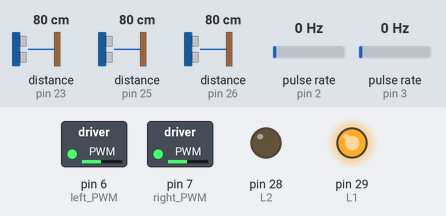
Simulated run of this sketch. Board: Arduino Mega 2560, built with avr-gcc and run on an emulated ATmega2560. Shown: switched loads named in the sketch (green lamp = pin HIGH), output pins drawn as LEDs (lit = HIGH). Wiring (inferred from the names in the program): 3 × ultrasonic range finder: trigger pin 22, echo pin 23 / trigger pin 24, echo pin 25 / trigger pin 27, echo pin 26; 2 × pulse sensor: data pin 2 / data pin 3. Dashed ring = blinking. The test bench sets the inputs (shaded band); at power-on: distance to the obstacle (sensors on pin 23, pin 25, pin 26) 80 cm, pulse rate (sensors on pin 2, pin 3) 0 Hz. The echo pulse lasts 58.3 µs per cm; pins used as bus, display or sensor lines are not drawn; what the sketch prints to the serial monitor is not drawn.

Above: at 1.2 s.
1.3 s: distance to the obstacle (sensor on pin 23) set to 2 cm
At 2.4 s:
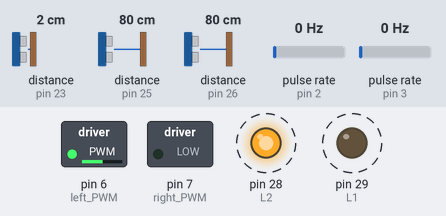
4.3 s: distance to the obstacle (sensor on pin 25) set to 2 cm
At 5.2 s:
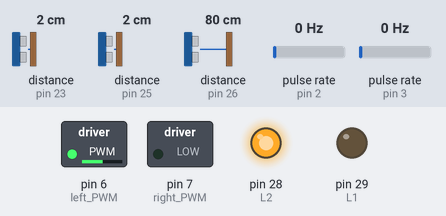
7.3 s: distance to the obstacle (sensor on pin 26) set to 13 cm
10.3 s: distance to the obstacle (sensor on pin 26) set to 10 cm
At 11.0 s:
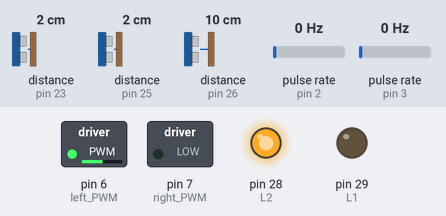
Timing chart, 0 to 13.3 s (numbered marks = the images above; inputs shaded):
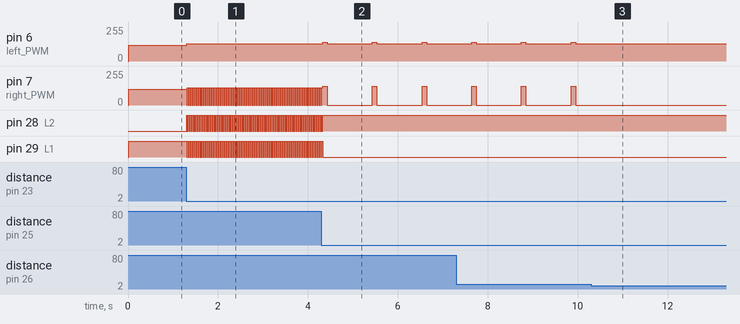

The sketch:

A.ino
```cpp
int trig1 = 24;
int trig2 = 27;
int trig3 = 22;

int echo1 = 25; // Front D1 , T1
int echo2 = 26; // Left  D2 , T2
int echo3 = 23; // Right D3 , T3

//int IR = 8;

int L1 = 29;  // Left Moter Forwerd
int L2 = 28;  // Left Moter Backwerd
int R1 = 30;  // Right Moter Forwerd
int R2 = 31; // Right Moter Backwerd

long T1, T2, T3;
long D1, D2, D3;

int s = 10; // Minimum Distance
int t = 80; // Robot Stop Delay

#define encoder0Pin_left 2  // yellow
#define encoder0Pin_right 3   // yellow
volatile int count_left, countold_left;
volatile int count_right, countold_right;

void sensor1_left()
{

  count_left++;
}

void sensor1_right()
{

  count_right++;
}

void turn_right(int wait) {
  count_left = 0;
  while (count_left < wait) {

    digitalWrite(L1, HIGH);
    analogWrite(7, 85);
    digitalWrite(L2, LOW);
    digitalWrite(R1, LOW);
    digitalWrite(R2, HIGH);
    analogWrite(6, 85);
    Serial.print("left = ");
    Serial.println(count_left);
  }

}

void turn_left(int wait) {
  count_right = 0;
  while (count_right < wait) {
    digitalWrite(L1, LOW);
    digitalWrite(L2, HIGH);
    analogWrite(7, 85);
    digitalWrite(R1, HIGH);
    analogWrite(6, 85);
    digitalWrite(R2, LOW);
    Serial.print("right = ");
    Serial.println(count_right);
  }

}

void setup() {
  count_left = 0;
  countold_left = 0;
  digitalPinToInterrupt(3);
  pinMode(encoder0Pin_left, INPUT_PULLUP);
  attachInterrupt(0, sensor1_left, FALLING);

  count_right = 0;
  countold_right = 0;
  pinMode(encoder0Pin_right, INPUT_PULLUP);
  attachInterrupt(1, sensor1_right, FALLING);

  pinMode(trig1, OUTPUT);
  pinMode(trig2, OUTPUT);
  pinMode(trig3, OUTPUT);

  pinMode(echo1, INPUT);
  pinMode(echo2, INPUT);
  pinMode(echo3, INPUT);

  //pinMode(IR, INPUT);

  pinMode(30, OUTPUT);
  pinMode(31, OUTPUT);
  pinMode(29, OUTPUT);
  pinMode(28, OUTPUT);

  pinMode(6, OUTPUT); //left PWM
  pinMode(7, OUTPUT); //right PWM

  Serial.begin(115200);


}

void loop() {

  digitalWrite(trig1, LOW);
  delayMicroseconds(2);
  digitalWrite(trig1, HIGH);
  delayMicroseconds(10);
  digitalWrite(trig1, LOW);
  T1 = pulseIn(echo1, HIGH); // Front Time
  D1 = T1 * 0.034 / 2; // front Distence (cm)

  digitalWrite(trig2, LOW);
  delayMicroseconds(2);
  digitalWrite(trig2, HIGH);
  delayMicroseconds(10);
  digitalWrite(trig2, LOW);
  T2 = pulseIn(echo2, HIGH); // Left Time
  D2 = T2 * 0.034 / 2; // Left Distence (cm)

  digitalWrite(trig3, LOW);
  delayMicroseconds(2);
  digitalWrite(trig3, HIGH);
  delayMicroseconds(10);
  digitalWrite(trig3, LOW);
  T3 = pulseIn(echo3, HIGH); // Right Time
  D3 = T3 * 0.034 / 2; // Right Distence (cm)

  Serial.print("D1=");
  Serial.print(D1);      // \t \t \t \t \t \t \t \t \t \t
  Serial.print(" \t");
  Serial.print("D2=");
  Serial.print(D2);
  Serial.print(" \t");
  Serial.print("D3=");
  Serial.println(D3);
  //  /////////////////////////////////////////////////////////////////////////////////////////////////////////////

  if ( D1 > s && D2 > s && D3 > s ) {

    digitalWrite(L1, HIGH); // Left Wheel Forward
    analogWrite(6, 120);
    digitalWrite(L2, LOW);
    digitalWrite(R1, HIGH); // Right Wheel Forward
    analogWrite(7, 120);
    digitalWrite(R2, LOW);  // Therefor Robot go forward
    delay(30);
  }

  //  /////////////////////////////////////////////////////////////////////////////////////////////////////////////
  //  //Left Turn Bit

  if ( D1 > s  && D2 > s && D3 < s) //> lakuna thama seen 1
  {

    digitalWrite(L1, LOW); // Left Wheel Forward
    analogWrite(6, 0);
    digitalWrite(L2, HIGH);
    analogWrite(6, 130);
    digitalWrite(R1, HIGH);  // Right Wheel Stop
    analogWrite(7, 130);
    digitalWrite(R2, LOW);  // Therefor Robot Turned Right
    analogWrite(7, 0);
    delay(20);
    digitalWrite(L1, HIGH); // Left Wheel Forward
    analogWrite(7, 130);
    digitalWrite(L2, LOW);
    digitalWrite(R1, HIGH); // Right Wheel Forward
    analogWrite(6, 130);
    digitalWrite(R2, LOW);  // Therefor Robot go forward
    delay(10);
  }


  //  /////////////////////////////////////////////////////////////////////////////////////////////////////////////
  // Right Turn Bit

  if ( D1 > s  && D2 < D3 && D3 > s) //<lakuna thama seen 1
  {

    digitalWrite(L1, HIGH);  // Left Wheel Stop
    analogWrite(6, 130);
    digitalWrite(L2, LOW);
    analogWrite(6, 0);
    digitalWrite(R1, LOW); // Right Wheel Forward
    analogWrite(7, 0);
    digitalWrite(R2, HIGH);  // Therefor Robot Turned Left
    analogWrite(7, 130);
    delay(20);
    digitalWrite(L1, HIGH); // Left Wheel Forward
    analogWrite(6, 130);
    digitalWrite(L2, LOW);
    digitalWrite(R1, HIGH); // Right Wheel Forward
    analogWrite(7, 130);
    digitalWrite(R2, LOW);  // Therefor Robot go forward
    delay(10);
  }
  //  /////////////////////////////////////////////////////////////////////////////////////////////////////////////
  //
  //  // Robot Near The Infrontof Barrier


  if (D1 < s && D2 > s && D3 < D2) {
    digitalWrite(L1, LOW);  //backward karala
    analogWrite(6, 0);
    digitalWrite(L2, HIGH);
    analogWrite(6, 140);
    digitalWrite(R1, LOW);
    analogWrite(7, 0);
    digitalWrite(R2, HIGH);
    analogWrite(7, 140);
    delay(100);  // Robot Stop 't' Time

    digitalWrite(L1, LOW); // Left Wheel Forward
    analogWrite(6, 0);
    digitalWrite(L2, HIGH);
    analogWrite(6, 130);
    digitalWrite(R1, HIGH); // Right Wheel Forward
    analogWrite(7, 130);
    digitalWrite(R2, LOW);  // Therefor Robot go forward
    analogWrite(7, 0);
    delay(1000); // Robot Turn Right 't'
    /*
        digitalWrite(L1, LOW); // Left Wheel Forward
        analogWrite(6, 0);
        digitalWrite(L2, HIGH);
        analogWrite(6, 130);
        digitalWrite(R1, HIGH);  // Right Wheel Stop
        analogWrite(7, 150);
        digitalWrite(R2, LOW);  // Therefor Robot Turned Right
        analogWrite(7, 0);
        delay(t); // Robot Turn Left 't' Time
    */

  }
  else if (D1 < s  && D2 < D3 && D3 > s) {
    digitalWrite(L1, LOW);  //backward karala
    analogWrite(6, 0);
    digitalWrite(L2, HIGH);
    analogWrite(6, 140);
    digitalWrite(R1, LOW);
    analogWrite(7, 0);
    digitalWrite(R2, HIGH);
    analogWrite(7, 140);
    delay(100);  // Robot Stop 't' Time

    digitalWrite(L1, HIGH); // Left Wheel Forward
    analogWrite(6, 130);
    digitalWrite(L2, LOW);
    digitalWrite(R1, LOW); // Right Wheel Forward
    analogWrite(7, 0);
    digitalWrite(R2, HIGH);  // Therefor Robot go forward
    analogWrite(7, 130);
    delay(1000); // Robot Turn Right 't'
    ////////////////////////////////////////////////////
    /* digitalWrite(L1, HIGH); // Left Wheel Forward
      analogWrite(6, 150);
      digitalWrite(L2, LOW);
      digitalWrite(R1, HIGH); // Right Wheel Forward
      analogWrite(7, 130);
      digitalWrite(R2, LOW);  // Therefor Robot go forward
      delay(t); // Robot Turn Right 't' Time
    */
  }

  //  /////////////////////////////////////////////////////////////////////////////////////////////////////////////
  ///////////////////////////////////////////////////////////////////////////////////////////////////////////////


}
```

Measured:
- the behaviour switches between 12 and 11 cm on distance to the obstacle (sensor on pin 26) (found by bisection; images 2 and 3)
- after the input at 1.3 s, pin 6 (left_PWM): 120/255 → 130/255 at once; pin 7 (right_PWM): alternates 130/255 for 0.02 s and 0/255 for 0.02 s, starting at once; pin 28 (L2), pin 29 (L1): alternates HIGH for 0.02 s and LOW for 0.02 s, starting at once
- after the input at 4.3 s, pin 6 (left_PWM): alternates 140/255 for 0.10 s and 130/255 for 1.0 s, starting at once; pin 7 (right_PWM): alternates 140/255 for 0.10 s and 0/255 for 1.0 s, starting at once; pin 28 (L2): goes on until 4.3 s, then stays HIGH; pin 29 (L1): goes on until 4.3 s, then stays LOW
- after the input at 10.3 s, pin 6 (left_PWM): stops changing and stays 130/255; pin 7 (right_PWM): stops changing and stays 0/255
